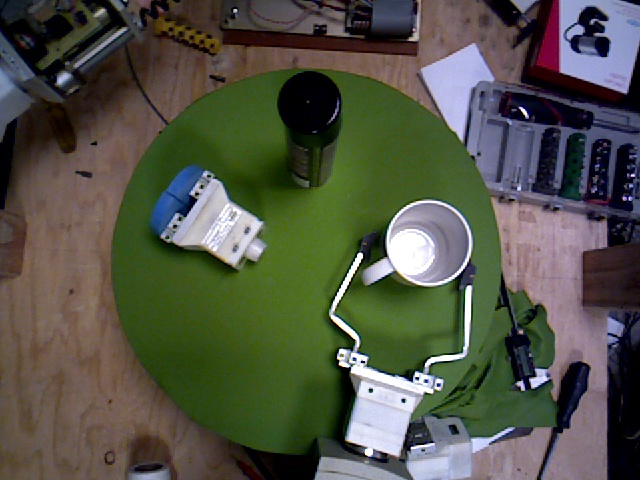
#> input picture img_processing_example/in/frame0000.jpg, 640 x 480 px, found by its file name; its folder holds 5 pictures in this run
$ python bgsub2.py in/frame0000.jpg
#> lines starting #> are read from the running program, lines starting #| are printed output that depends on the picture
import math
import numpy as np
import cv2
import IPython
import segment

import sys


full_name = sys.argv[1]

filename, ext = full_name.split('.')
ext = '.' + ext

img = cv2.imread('in/' + filename + ext)
#> img is the input picture: shape (480, 640, 3); mean B, G, R 70.1, 83.7, 81.7
img = img[50:300, 120:450]
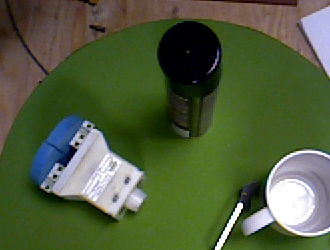
#> img: shape (250, 330, 3); mean B, G, R 61.4, 93.5, 80.9

base = cv2.imread('in/base.jpg')
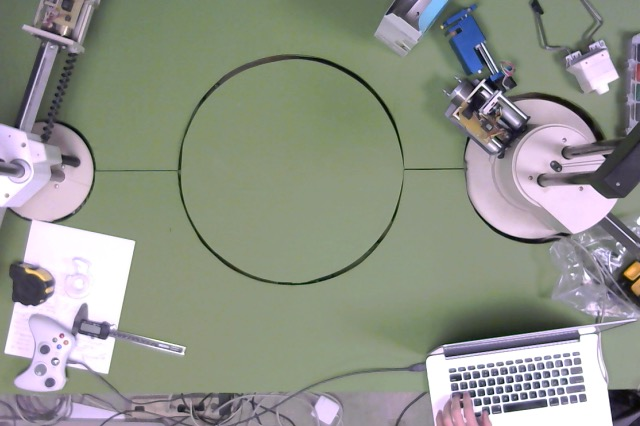
#> input picture img_processing_example/in/base.jpg, 640 x 426 px
#> base is the input picture: shape (426, 640, 3); mean B, G, R 136.8, 147, 143.2
base = base[50:300, 120:450]
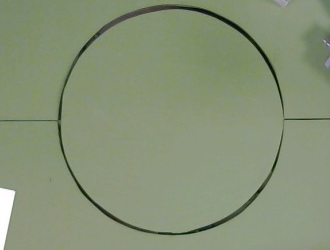
#> base: shape (250, 330, 3); mean B, G, R 118.7, 146, 134.4

proc = np.zeros(base.shape)


for y in range(0, base.shape[0]):
    for x in range(0, base.shape[1]):
        proc[y][x] = base[y][x] - img[y][x]
        diff = base[y][x] - img[y][x]
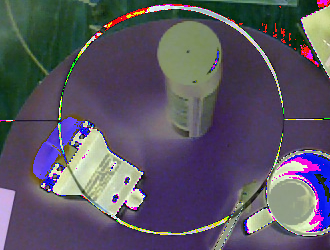
#> proc: shape (250, 330, 3) float64; mean B, G, R 99.5, 85.4, 90.1
